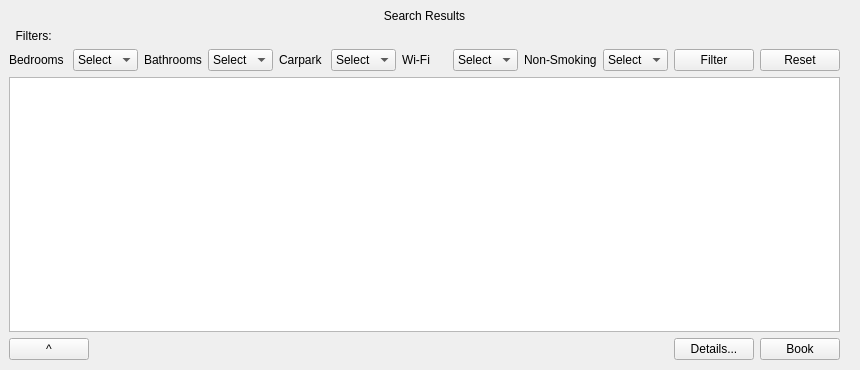
<?xml version="1.0" encoding="UTF-8"?>
<ui version="4.0">
 <class>SearchResult</class>
 <widget class="QWidget" name="SearchResult">
  <property name="geometry">
   <rect>
    <x>0</x>
    <y>0</y>
    <width>860</width>
    <height>370</height>
   </rect>
  </property>
  <property name="windowTitle">
   <string>Form</string>
  </property>
  <widget class="QWidget" name="verticalLayoutWidget">
   <property name="geometry">
    <rect>
     <x>9</x>
     <y>9</y>
     <width>831</width>
     <height>351</height>
    </rect>
   </property>
   <layout class="QVBoxLayout" name="verticalLayout">
    <item>
     <widget class="QLabel" name="label">
      <property name="sizePolicy">
       <sizepolicy hsizetype="Preferred" vsizetype="Fixed">
        <horstretch>0</horstretch>
        <verstretch>0</verstretch>
       </sizepolicy>
      </property>
      <property name="text">
       <string>Search Results</string>
      </property>
      <property name="alignment">
       <set>Qt::AlignCenter</set>
      </property>
     </widget>
    </item>
    <item>
     <layout class="QVBoxLayout" name="verticalLayout_3">
      <item>
       <widget class="QLabel" name="label_2">
        <property name="sizePolicy">
         <sizepolicy hsizetype="Fixed" vsizetype="Fixed">
          <horstretch>0</horstretch>
          <verstretch>0</verstretch>
         </sizepolicy>
        </property>
        <property name="text">
         <string>  Filters:</string>
        </property>
       </widget>
      </item>
      <item>
       <layout class="QHBoxLayout" name="horizontalLayout_10">
        <item>
         <widget class="QLabel" name="label_3">
          <property name="sizePolicy">
           <sizepolicy hsizetype="Fixed" vsizetype="Fixed">
            <horstretch>0</horstretch>
            <verstretch>0</verstretch>
           </sizepolicy>
          </property>
          <property name="text">
           <string>Bedrooms </string>
          </property>
          <property name="alignment">
           <set>Qt::AlignLeading|Qt::AlignLeft|Qt::AlignTop</set>
          </property>
         </widget>
        </item>
        <item>
         <widget class="QComboBox" name="comboBoxBed">
          <item>
           <property name="text">
            <string>Select</string>
           </property>
          </item>
          <item>
           <property name="text">
            <string>1</string>
           </property>
          </item>
          <item>
           <property name="text">
            <string>2</string>
           </property>
          </item>
          <item>
           <property name="text">
            <string>3</string>
           </property>
          </item>
          <item>
           <property name="text">
            <string>4</string>
           </property>
          </item>
          <item>
           <property name="text">
            <string>5</string>
           </property>
          </item>
         </widget>
        </item>
        <item>
         <widget class="QLabel" name="label_4">
          <property name="sizePolicy">
           <sizepolicy hsizetype="Preferred" vsizetype="Fixed">
            <horstretch>0</horstretch>
            <verstretch>0</verstretch>
           </sizepolicy>
          </property>
          <property name="text">
           <string>Bathrooms</string>
          </property>
          <property name="alignment">
           <set>Qt::AlignLeading|Qt::AlignLeft|Qt::AlignTop</set>
          </property>
         </widget>
        </item>
        <item>
         <widget class="QComboBox" name="comboBoxBath">
          <item>
           <property name="text">
            <string>Select</string>
           </property>
          </item>
          <item>
           <property name="text">
            <string>1</string>
           </property>
          </item>
          <item>
           <property name="text">
            <string>2</string>
           </property>
          </item>
          <item>
           <property name="text">
            <string>3</string>
           </property>
          </item>
          <item>
           <property name="text">
            <string>4</string>
           </property>
          </item>
          <item>
           <property name="text">
            <string>5</string>
           </property>
          </item>
         </widget>
        </item>
        <item>
         <widget class="QLabel" name="label_5">
          <property name="sizePolicy">
           <sizepolicy hsizetype="Preferred" vsizetype="Fixed">
            <horstretch>0</horstretch>
            <verstretch>0</verstretch>
           </sizepolicy>
          </property>
          <property name="text">
           <string>Carpark</string>
          </property>
          <property name="alignment">
           <set>Qt::AlignLeading|Qt::AlignLeft|Qt::AlignTop</set>
          </property>
         </widget>
        </item>
        <item>
         <widget class="QComboBox" name="comboBoxCar">
          <item>
           <property name="text">
            <string>Select</string>
           </property>
          </item>
          <item>
           <property name="text">
            <string>1</string>
           </property>
          </item>
          <item>
           <property name="text">
            <string>2</string>
           </property>
          </item>
          <item>
           <property name="text">
            <string>3</string>
           </property>
          </item>
          <item>
           <property name="text">
            <string>4</string>
           </property>
          </item>
          <item>
           <property name="text">
            <string>5</string>
           </property>
          </item>
         </widget>
        </item>
        <item>
         <widget class="QLabel" name="label_6">
          <property name="text">
           <string>Wi-Fi</string>
          </property>
         </widget>
        </item>
        <item>
         <widget class="QComboBox" name="comboBoxWifi">
          <item>
           <property name="text">
            <string>Select</string>
           </property>
          </item>
          <item>
           <property name="text">
            <string>Y</string>
           </property>
          </item>
          <item>
           <property name="text">
            <string>N</string>
           </property>
          </item>
         </widget>
        </item>
        <item>
         <widget class="QLabel" name="label_7">
          <property name="text">
           <string>Non-Smoking</string>
          </property>
         </widget>
        </item>
        <item>
         <widget class="QComboBox" name="comboBoxSmoke">
          <item>
           <property name="text">
            <string>Select</string>
           </property>
          </item>
          <item>
           <property name="text">
            <string>Y</string>
           </property>
          </item>
          <item>
           <property name="text">
            <string>N</string>
           </property>
          </item>
         </widget>
        </item>
        <item>
         <widget class="QPushButton" name="buttonFilter">
          <property name="text">
           <string>Filter</string>
          </property>
         </widget>
        </item>
        <item>
         <widget class="QPushButton" name="buttonReset">
          <property name="text">
           <string>Reset</string>
          </property>
         </widget>
        </item>
       </layout>
      </item>
     </layout>
    </item>
    <item>
     <layout class="QVBoxLayout" name="verticalLayout_7">
      <item>
       <widget class="QTableView" name="tableView"/>
      </item>
     </layout>
    </item>
    <item>
     <layout class="QHBoxLayout" name="horizontalLayout_12">
      <item>
       <widget class="QPushButton" name="buttonHome">
        <property name="sizePolicy">
         <sizepolicy hsizetype="Fixed" vsizetype="Fixed">
          <horstretch>0</horstretch>
          <verstretch>0</verstretch>
         </sizepolicy>
        </property>
        <property name="text">
         <string>^</string>
        </property>
       </widget>
      </item>
      <item>
       <spacer name="horizontalSpacer">
        <property name="orientation">
         <enum>Qt::Horizontal</enum>
        </property>
        <property name="sizeHint" stdset="0">
         <size>
          <width>40</width>
          <height>20</height>
         </size>
        </property>
       </spacer>
      </item>
      <item>
       <widget class="QPushButton" name="buttonDetail">
        <property name="sizePolicy">
         <sizepolicy hsizetype="Preferred" vsizetype="Fixed">
          <horstretch>0</horstretch>
          <verstretch>0</verstretch>
         </sizepolicy>
        </property>
        <property name="text">
         <string>Details...</string>
        </property>
       </widget>
      </item>
      <item>
       <widget class="QPushButton" name="buttonBook">
        <property name="sizePolicy">
         <sizepolicy hsizetype="Preferred" vsizetype="Fixed">
          <horstretch>0</horstretch>
          <verstretch>0</verstretch>
         </sizepolicy>
        </property>
        <property name="text">
         <string>Book</string>
        </property>
       </widget>
      </item>
     </layout>
    </item>
   </layout>
  </widget>
 </widget>
 <resources/>
 <connections/>
</ui>
